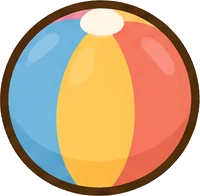
#> input picture assets/neko/ball.webp, 200 x 196 px, given in place of sofa.webp, which was not available
$ python neko-solid.py
#> lines starting #> are read from the running program, lines starting #| are printed output that depends on the picture; after the words box and inside, x2 and y2 are one past the last pixel; in counts of white or black regions, pixels touching at a corner belong together; pictures that were not available may be replaced by others from this repository, and a replacement may not be noted
#!/usr/bin/env python3
"""ねこさがしの物の「なかみマップ」NK_SOLID を assets/neko/*.webp のアルファから作って表示する。
物の絵を差し替えたら実行して、index.html の NK_SOLID を置きかえる。
使い方: python3 tools/neko-solid.py"""
import numpy as np
from PIL import Image
keys = 'sofa plant box toybox basket table bear ball tree bush slide bench rock flowers mushroom bucket'.split()
N = 16
print('  var NK_SOLID = {')
for n, k in enumerate(keys):
    a = np.asarray(Image.open('assets/neko/%s.webp' % k).convert('RGBA'))[..., 3] > 128
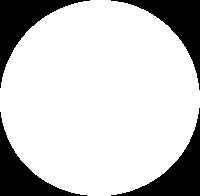
#> a: shape (196, 200) bool; 78.7% white; 4 black regions, box (x1, y1, x2, y2) and area: (0, 0, 90, 88) 2154, (111, 108, 200, 196) 2116, (111, 0, 200, 90) 2100, (0, 112, 87, 196) 1973
    H, W = a.shape
#> H = 196; W = 200
    rows = [''.join('1' if a[j*H//N:(j+1)*H//N, i*W//N:(i+1)*W//N].mean() >= 0.85 else '0' for i in range(N)) for j in range(N)]
#> rows = 16 items, first 6: '0000000111000000', '0000111111110000', '0001111111111000', '0011111111111100', '0111111111111110', '0111111111111110'
    print("    %s: '%s'%s" % (k, '|'.join(rows), ',' if n < len(keys) - 1 else ''))
#> (printed output is left out)
#> pass 2 of the loop `for n, k in enumerate(keys):`:
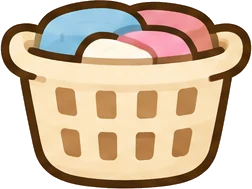
#> input picture assets/neko/basket.webp, 252 x 189 px, given in place of plant.webp, which was not available
#> `a = np.asarray(Image.open('assets/neko/%s.webp' % k).convert('RGBA'))[..`:
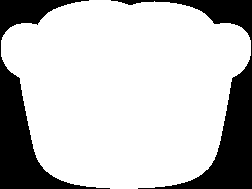
#> a: shape (189, 252) bool; 76.8% white; 2 black regions, box (x1, y1, x2, y2) and area: (111, 0, 252, 189) 5622, (0, 0, 110, 189) 5448
#> rows = 16 items, first 6: '0000011000000000', '0001111111111000', '0111111111111110', '1111111111111111', '1111111111111111', '0111111111111110'
#> (printed output is left out)
#> (the run stopped early here; a loop or call above may not have finished)
